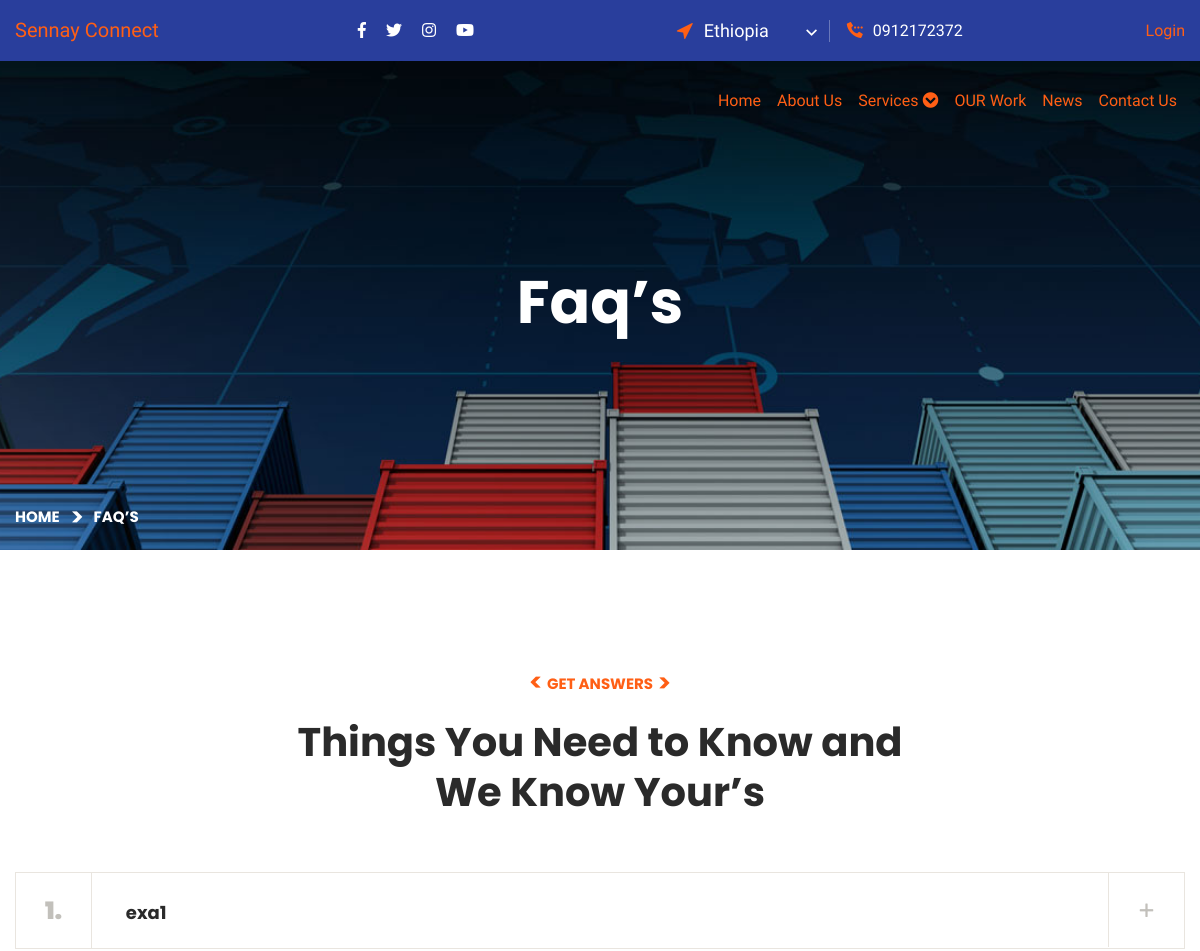
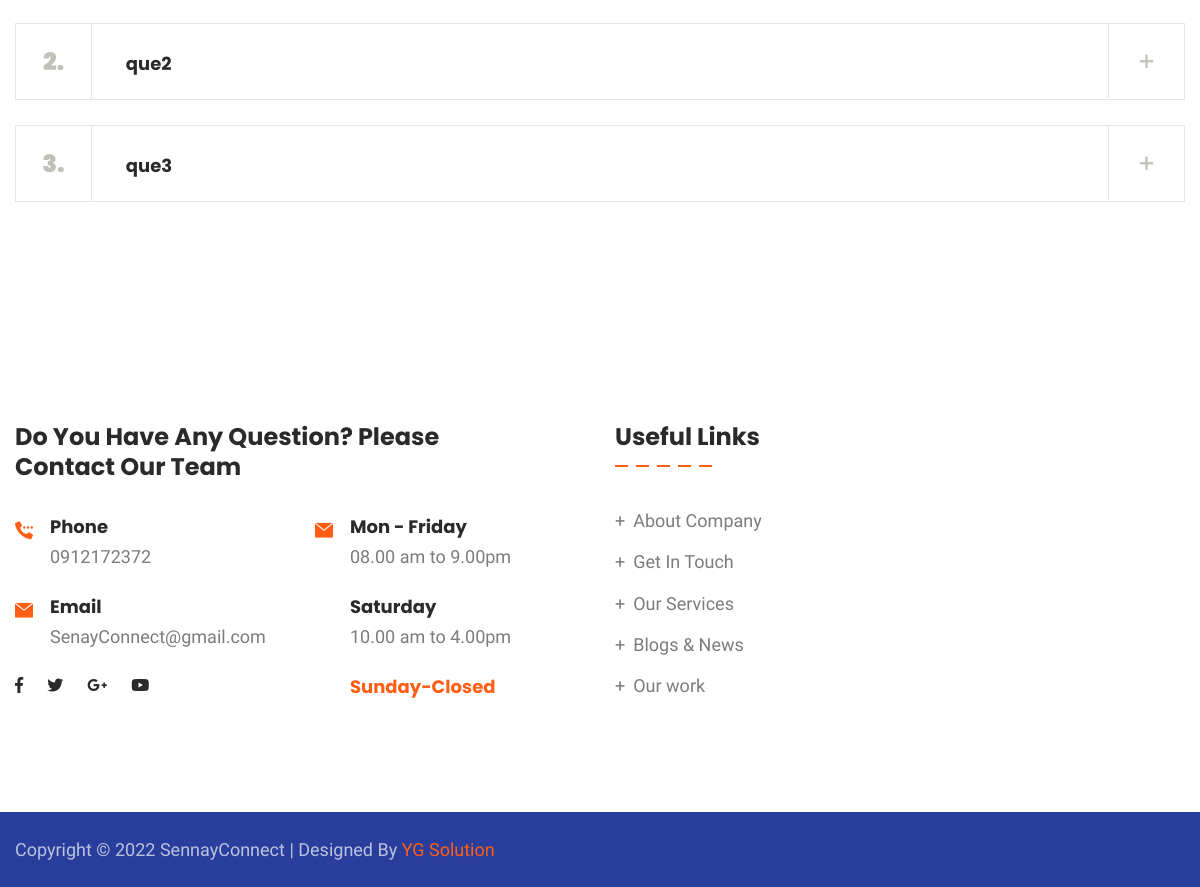
The app's page /faq.php with its own data (2 pictures, top to bottom).
### tables this page shows
CREATE TABLE `settings` (
  `id` int(100) NOT NULL,
  `header_logo` varchar(255) DEFAULT NULL,
  `email` varchar(255) DEFAULT NULL,
  `phone` varchar(255) DEFAULT NULL,
  `phone2` varchar(20) DEFAULT NULL,
  `footer_logo` varchar(255) DEFAULT NULL,
  `footer_desc` varchar(5000) DEFAULT NULL,
  `facebook` varchar(2000) DEFAULT NULL,
  `twitter` varchar(2000) DEFAULT NULL,
  `linkedin` varchar(2000) DEFAULT NULL,
  `instagram` varchar(2000) DEFAULT NULL,
  `youtube` varchar(2000) DEFAULT NULL,
  `address` varchar(1000) DEFAULT NULL,
  `city` varchar(255) DEFAULT NULL,
  `state` varchar(255) DEFAULT NULL,
  `country` varchar(255) DEFAULT NULL,
  `pin` varchar(255) DEFAULT NULL,
  `map` varchar(3000) DEFAULT NULL,
  `site_name` varchar(255) DEFAULT NULL
);

CREATE TABLE `faqs` (
  `id` int(100) NOT NULL,
  `title` varchar(1000) DEFAULT NULL,
  `descc` varchar(5000) DEFAULT NULL,
  `status` varchar(50) NOT NULL
);

### faq.php (the view, shortened to what this page needs)
<?php
include "admin/conn.php";
$faq = mysqli_query($con, "SELECT * FROM faqs ORDER BY id DESC");
?>
<!DOCTYPE html>
<html lang="en">
<head>
    <link href="assets/css/bootstrap.css" rel="stylesheet">
    <link href="assets/css/style.css" rel="stylesheet">
    <link href="assets/css/responsive.css" rel="stylesheet">
    <link href="assets/css/color.css" rel="stylesheet">
</head>
<body>
    <div class="page-wrapper">
        <?php include "header.php"; ?>
        <section class="page-title" style="background-image: url(assets/images/background/bg-20.jpg);">
            <div class="auto-container">
                <div class="content-box">
                    <div class="content-wrapper">
                        <div class="title">
                            <h1>Faq’s</h1>
                        </div>
                        <ul class="bread-crumb clearfix">
                            <li><a href="index.php">Home</a></li>
                            <li> <a href="#">Faq’s</a> </li>
                        </ul>
                    </div>
                </div>
            </div>
        </section>
        <section class="faq-section">
            <div class="auto-container">
                <div class="sec-title text-center">
                    <div class="sub-title">Get Answers</div>
                    <h2>Things You Need to Know and <br>
                        We Know Your’s</h2>
                </div>
                <div class="tab-area">
                    <div class="tab-content wow fadeInUp" data-wow-delay="200ms" data-wow-duration="1200ms">
                        <div class="tab-pane fadeInUp animated active" id="tab-one" role="tabpanel" aria-labelledby="tab-one">
                            <ul class="accordion-box style-two mb-30">
                                <?php
                                $i = 0;
                                while ($row = mysqli_fetch_array($faq)) {
                                    $i++;
                                ?>
                                    <li class="accordion block">
                                        <div class="acc-btn">
                                            <div class="icon-outer"><span class="icon icon_plus far fa-plus"></span> <span class="icon icon_minus far fa-plus "></span></div><strong><?php echo $i; ?>.</strong> <?php echo $row['title']; ?>
                                        </div>
                                    </li>
                                <?php  } ?>
                            </ul>
                        </div>
                    </div>
                </div>
            </div>
        </section>
        <?php include "footer.php"; ?>
</body>
</html>

### header.php (shortened to what this page needs)
<?php
include "admin/conn.php";
$settings = mysqli_query($con, "SELECT * FROM settings");
$setting  = mysqli_fetch_array($settings);
?>
<link rel="stylesheet" href="assets/css/submanu.css">
<header class="main-header header-style-one">
    <div class="header-top">
        <div class="auto-container">
            <div class="inner-container">
                <a class="navbar-brand" href="index.php">Sennay Connect
                </a>
                <div class="left-column">
                    <ul class="social-icon">
                        <li><a target="blank" href="<?php echo $setting['facebook']; ?>https://www.facebook.com/guddissa.terfassa"><i class="fab fa-facebook-f"></i></a></li>
                        <li><a target="blank" href="<?php echo $setting['twitter']; ?>"><i class="fab fa-twitter"></i></a></li>
                        <li><a target="blank" href="<?php echo $setting['instagram']; ?>"><i class="fab fa-instagram"></i></a></li>
                        <li><a target="blank" href="<?php echo $setting['youtube']; ?>"><i class="fab fa-youtube"></i></a></li>
                    </ul>
                </div>
                <div class="right-column">
                    <div class="location">
                        <span class="flaticon-cursor"></span>
                        <form action="#" class="location-switcher">
                            <select class="selectpicker">
                                <option >Ethiopia</option>
                            </select>
                        </form>
                    </div>
                    <div class="phone-number"><i class="flaticon-calling"></i><a href="tel:<?php echo $setting['phone']; ?>"></a><?php echo $setting['phone']; ?></div>
                </div>
                <div class="login"><a href="admin/login.php">Login</a></div>
            </div>
        </div>
    </div>
    <div class="header-upper">
        <div class="auto-container">
            <div class="inner-container">
                <div class="right-column">
                    <div class="nav-outer">
                        <nav class="main-menu navbar-expand-md navbar-light">
                            <div class="hover">
                                <div class="collapse navbar-collapse show clearfix" id="navbarSupportedContent">
<div class="navigation">
<ul class="navbar-nav ml-auto" class="navigation">
                                        <li class="nav-item active"><a class="nav-item m-lg-2" class="nav-link" href="index.php">Home</a></li>
                                        <li><a class="nav-item m-lg-2" class="nav-link" href="about.php">About Us</a></li>
                                        <li class="nav-item dropdown"><a class="nav-item m-lg-2" class="nav-link dropdown-toggle" href="service.php" id="navbarDropdown" role="button" data-toggle="dropdown" class="fa-solid fa-caret-down">Services <i class="fas fa-chevron-circle-down"></i></a>
                                        </li>
                                        <li><a class="nav-item m-lg-2" class="nav-link" href="ourimpact.php">OUR Work </a>
                                        </li>
                                        <li><a class="nav-item m-lg-2" class="nav-link" href="blog.php">News</a>
                                        </li>
                                        <li><a class="nav-item m-lg-2" class="nav-link" href="contact.php">Contact Us</a></li>
                                    </ul>
</div>
                                </div>
                            </div>
                        </nav>
                    </div>
                </div>
            </div>
        </div>
    </div>
</header>

### footer.php
<?php
include "admin/conn.php";
$settings = mysqli_query($con, "SELECT * FROM settings");
$setting  = mysqli_fetch_array($settings);
?>
<footer class="main-footer">
    <div class="upper-box">
        <div class="auto-container">
            <div class="row">
                <div class="col-lg-6">
                    <div class="widget contact-widget style-two">
                        <h4>Do You Have Any Question? Please <br> Contact Our Team</h4>
                        <div class="row">
                            <div class="col-md-6">
                                <div class="wrapper-box">
                                    <div class="icon-box">
                                        <div class="icon"><span class="flaticon-calling"></span></div>
                                        <div class="text"><strong>Phone</strong><a href="tel:<?php echo $setting['phone']; ?>"><?php echo $setting['phone']; ?></a></div>
                                    </div>
                                    <div class="icon-box">
                                        <div class="icon"><span class="flaticon-mail"></span></div>
                                        <div class="text"><strong>Email</strong><a href="mail:<?php echo $setting['email']; ?>"><?php echo $setting['email']; ?></a></div>
                                    </div>
                                    <ul class="social-icon">
                                        <li><a href="#"><i class="fab fa-facebook-f"></i></a></li>
                                        <li><a href="#"><i class="fab fa-twitter"></i></a></li>
                                        <li><a href="#"><i class="fab fa-google-plus-g"></i></a></li>
                                        <li><a href="#"><i class="fab fa-youtube"></i></a></li>
                                    </ul>
                                </div>
                            </div>
                            <div class="col-md-6">
                                <div class="icon-box">
                                    <div class="icon"><span class="flaticon-mail"></span></div>
                                    <div>
                                        <div class="text"><strong>Mon - Friday</strong>08.00 am to 9.00pm</div>
                                        <div class="text"><strong>Saturday</strong>10.00 am to 4.00pm</div>
                                        <div class="text"><span>Sunday-Closed</span></div>
                                    </div>
                                </div>
                            </div>
                        </div>
                    </div>
                </div>
                <div class="col-lg-6">
                    <div class="row">
                        <div class="col-md-6">
                            <div class="widget links-widget">
                                <h4 class="widget_title">Useful Links</h4>
                                <div class="widget-content">
                                    <ul class="list">
                                        <li><a href="about.php">About Company</a></li>
                                        <li><a href="contact.php">Get In Touch</a></li>
                                        <li><a href="service-all.php">Our Services</a></li>
                                        <li><a href="blog.php">Blogs & News</a></li>
                                        <li><a href="ourimpact.php">Our work</a></li>
                                    </ul>
                                </div>
                            </div>
                        </div>
                    </div>
                </div>
            </div>
        </div>
    </div>
</footer>
<div class="footer-bottom">
    <div class="auto-container">
        <div class="row m-0 align-items-center justify-content-between">
            <div class="copyright-text">Copyright © 2022 <?php echo $setting['site_name']; ?> | Designed By <a target="blank" href="https://josy3621.netlify.app"> YG Solution</a></div>
        </div>
    </div>
</div>
</div>

### assets/css/responsive.css (style rules this page uses)
@media only screen and (max-width: 7000px) { .page-wrapper { overflow: hidden; } }

### assets/css/color.css (style rules this page uses)
a:hover, a { color: #ff5f15; }
.header-top .location span { color: #ff5f15; }
.header-top .phone-number i { color: #ff5f15; }
.contact-widget .icon { color: #ff5f15; }
.sec-title .sub-title { color: #ff5f15; }
.sec-title .sub-title:before { color: #ff5f15; }
.sec-title .sub-title:after { color: #ff5f15; }
.contact-widget.style-two .text span { color: #ff5f15; }

### records on screen
settings: phone "0912172372", email "SenayConnect@gmail.com", site_name "SennayConnect"
faqs: title "exa1"
faqs: title "que2"
faqs: title "que3"
